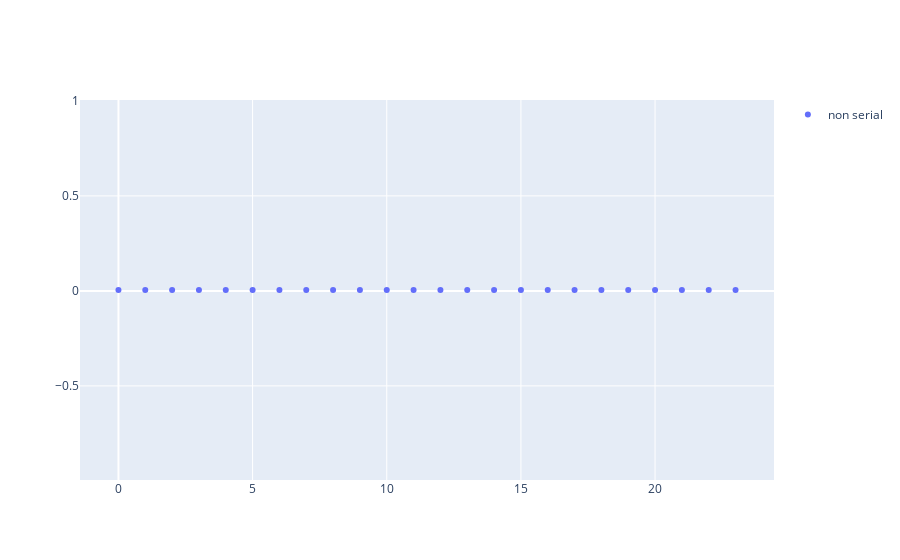

Write notebook code for a chart like this one.
### Code cell
#TIME SERIES
time_series(ns_dates,[nds_s.E_PM25I[:,0].values],["non serial"])

### Figure 1 — Plotly figure (JSON) as saved in the notebook; plotly's stock layout.template omitted (floating-point values rounded to 4 significant figures)
{"data": [{"mode": "markers", "name": "non serial", "type": "scatter", "x": [0, 1, 2, 3, 4, 5, 6, 7, 8, 9, 10, 11, 12, 13, 14, 15, 16, 17, 18, 19, 20, 21, 22, 23], "y": [0.004718, 0.004718, 0.004718, 0.004718, 0.004718, 0.004718, 0.004718, 0.004718, 0.004718, 0.004718, 0.004718, 0.004718, 0.004718, 0.004718, 0.004718, 0.004718, 0.004718, 0.004718, 0.004718, 0.004718, 0.004718, 0.004718, 0.004718, 0.004718]}], "layout": {"showlegend": true}}
